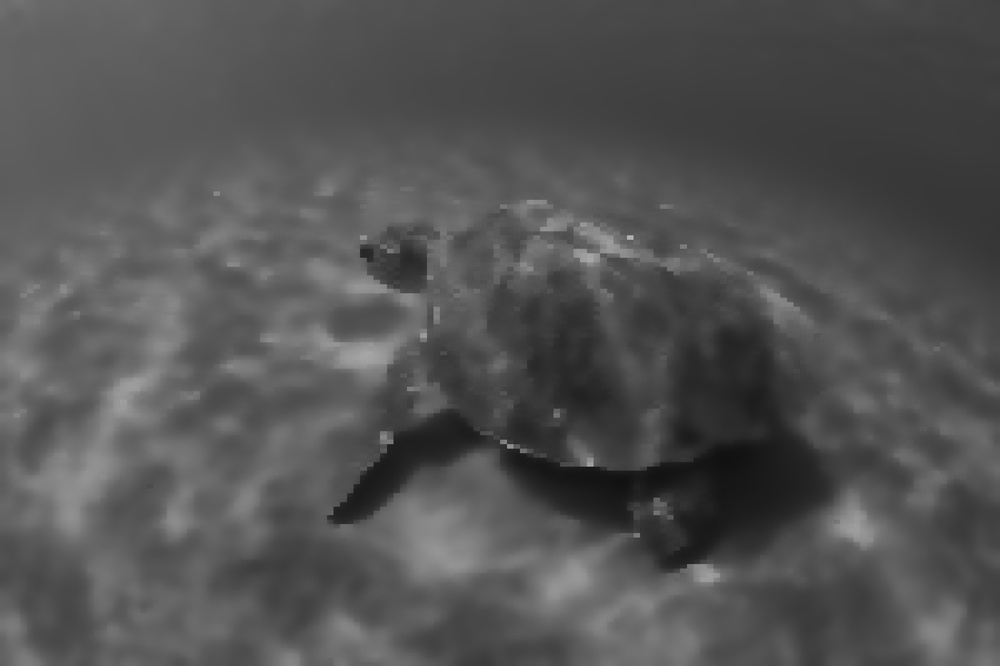
#> input picture results/processed_image.jpg, 1000 x 666 px, shrunk from 2000 x 1333 before the run
$ jupyter execute --allow-errors OpenCV.ipynb
#> lines starting #> are read from the running program, lines starting #| are printed output that depends on the picture
[cell 1]
import cv2

# Function to flatten and smooth the image
def flatten_and_blur_image(image_path, small_size=(150, 150), blur_type='gaussian'):
    # Load the image
    image = cv2.imread(image_path)

    # Step 1: Resize to a small size (e.g., 10x10) to reduce detail
    small_image = cv2.resize(image, small_size, interpolation=cv2.INTER_LINEAR)

    # Step 2: Scale it back up to the original size to get a blocky version
    flat_image = cv2.resize(small_image, (image.shape[1], image.shape[0]), interpolation=cv2.INTER_NEAREST)

    # Step 3: Apply smoothing to reduce color variations
    if blur_type == 'gaussian':
        # Gaussian Blur
        smoothed_image = cv2.GaussianBlur(flat_image, (11, 11), 0)
    elif blur_type == 'bilateral':
        # Bilateral Filter (preserves edges while smoothing)
        smoothed_image = cv2.bilateralFilter(flat_image, d=40, sigmaColor=100, sigmaSpace=20)
    else:
        raise ValueError("Invalid blur type. Choose 'gaussian' or 'bilateral'.")

    return smoothed_image

# Example usage
image_path = 'turtles-data/data/images/t020/aHVDbxNCsM.JPG'
#> (the rest of this cell did not finish here and is left out)

[cell 2]
import cv2
import numpy as np

# Load the image
image_path = 'results/processed_image.jpg'
image = cv2.imread(image_path)
#> image is the input picture: shape (666, 1000, 3); min 14, max 193, mean 83.2

# Convert to RGB for color quantization
image_rgb = cv2.cvtColor(image, cv2.COLOR_BGR2RGB)
pixels = image_rgb.reshape(-1, 3)  # Flatten the image pixels

# Number of colors/clusters (choose a number like 5 or 10)
num_clusters = 10

# Apply K-means clustering
criteria = (cv2.TERM_CRITERIA_EPS + cv2.TERM_CRITERIA_MAX_ITER, 100, 0.2)
_, labels, centers = cv2.kmeans(
    np.float32(pixels), num_clusters, None, criteria, 10, cv2.KMEANS_RANDOM_CENTERS
)
#> centers = [[88.69, 88.69, 88.69], [29.01, 29.01, 29.01], [121.2, 121.2, 121.2], [97.13, 97.13, 97.13], [62.11, 62.11, 62.11], [140.1, 140.1, 140.1], [71.95, 71.95, 71.95], [107.8, 107.8, 107.8], [80.56, 80.56, 80.56], [45.96, 45.96, 45.96]]

# Map each pixel to the nearest color cluster
quantized_image = centers[labels.flatten()]
quantized_image = quantized_image.reshape(image_rgb.shape).astype(np.uint8)

# Convert back to BGR (or HSV if you prefer)
quantized_image_bgr = cv2.cvtColor(quantized_image, cv2.COLOR_RGB2BGR)

# Display or save the quantized image
cv2.imwrite('results/quantized_image.jpg', quantized_image_bgr)
#> Out = True

[cell 3]
import cv2
import numpy as np
import matplotlib.pyplot as plt

def segment_body_parts(image_path):

#> called with image_path = 'results/quantized_image.jpg'
    image = cv2.imread(image_path)
#> image: shape (666, 1000, 3); min 23, max 146, mean 82.8
    image = cv2.cvtColor(image, cv2.COLOR_BGR2RGB)

    hsv = cv2.cvtColor(image, cv2.COLOR_RGB2HSV)
#> hsv: shape (666, 1000, 3); mean H, S, V 0, 0, 82.8

    head_lower = np.array([113, 9, 40])
    head_upper = np.array([170, 14, 20])

    flippers_lower = np.array([20, 30, 40])
    flippers_upper = np.array([ 45, 140,  180])

    carapace_lower = np.array([20, 50, 30])
    carapace_upper = np.array([40, 180, 150])

    # Segment each part using inRange to create masks
    head_mask = cv2.inRange(hsv, head_lower, head_upper)
#> head_mask: shape (666, 1000); every value is 0
    flippers_mask = cv2.inRange(hsv, flippers_lower, flippers_upper)
    carapace_mask = cv2.inRange(hsv, carapace_lower, carapace_upper)

    # Apply morphological operations to clean up the masks
    kernel = cv2.getStructuringElement(cv2.MORPH_ELLIPSE, (5, 5))
    head_mask = cv2.morphologyEx(head_mask, cv2.MORPH_CLOSE, kernel)
    flippers_mask = cv2.morphologyEx(flippers_mask, cv2.MORPH_CLOSE, kernel)
    carapace_mask = cv2.morphologyEx(carapace_mask, cv2.MORPH_CLOSE, kernel)

    # Find contours for each body part
    def extract_contours(mask):
        contours, _ = cv2.findContours(mask, cv2.RETR_EXTERNAL, cv2.CHAIN_APPROX_SIMPLE)
#> contours = []
        return contours

    head_contours = extract_contours(head_mask)
#> head_contours = []
    flippers_contours = extract_contours(flippers_mask)
#> flippers_contours = []
    carapace_contours = extract_contours(carapace_mask)
#> carapace_contours = []

    # Draw the contours on the original image for visualization
    result_image = image.copy()
    cv2.drawContours(result_image, head_contours, -1, (255, 0, 0), 2)  # Blue for head
    cv2.drawContours(result_image, flippers_contours, -1, (0, 255, 0), 2)  # Green for flippers
    cv2.drawContours(result_image, carapace_contours, -1, (0, 0, 255), 2)  # Red for carapace

    # Display the results
    plt.figure(figsize=(12, 8))
    plt.subplot(2, 2, 1)
    plt.title("Original Image")
    plt.imshow(image)
    plt.subplot(2, 2, 2)
    plt.title("Head Mask")
    plt.imshow(head_mask, cmap="gray")
    plt.subplot(2, 2, 3)
    plt.title("Flippers Mask")
    plt.imshow(flippers_mask, cmap="gray")
    plt.subplot(2, 2, 4)
    plt.title("Carapace Mask")
    plt.imshow(carapace_mask, cmap="gray")
    plt.figure()
    plt.title("Segmented Parts on Original Image")
    plt.imshow(result_image)
    plt.show()
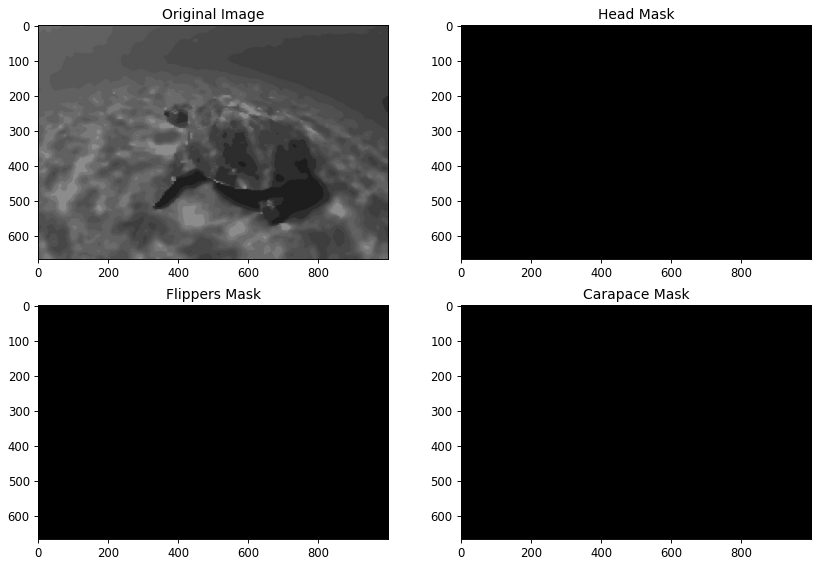
#> figure drawn by matplotlib, 4 panels
